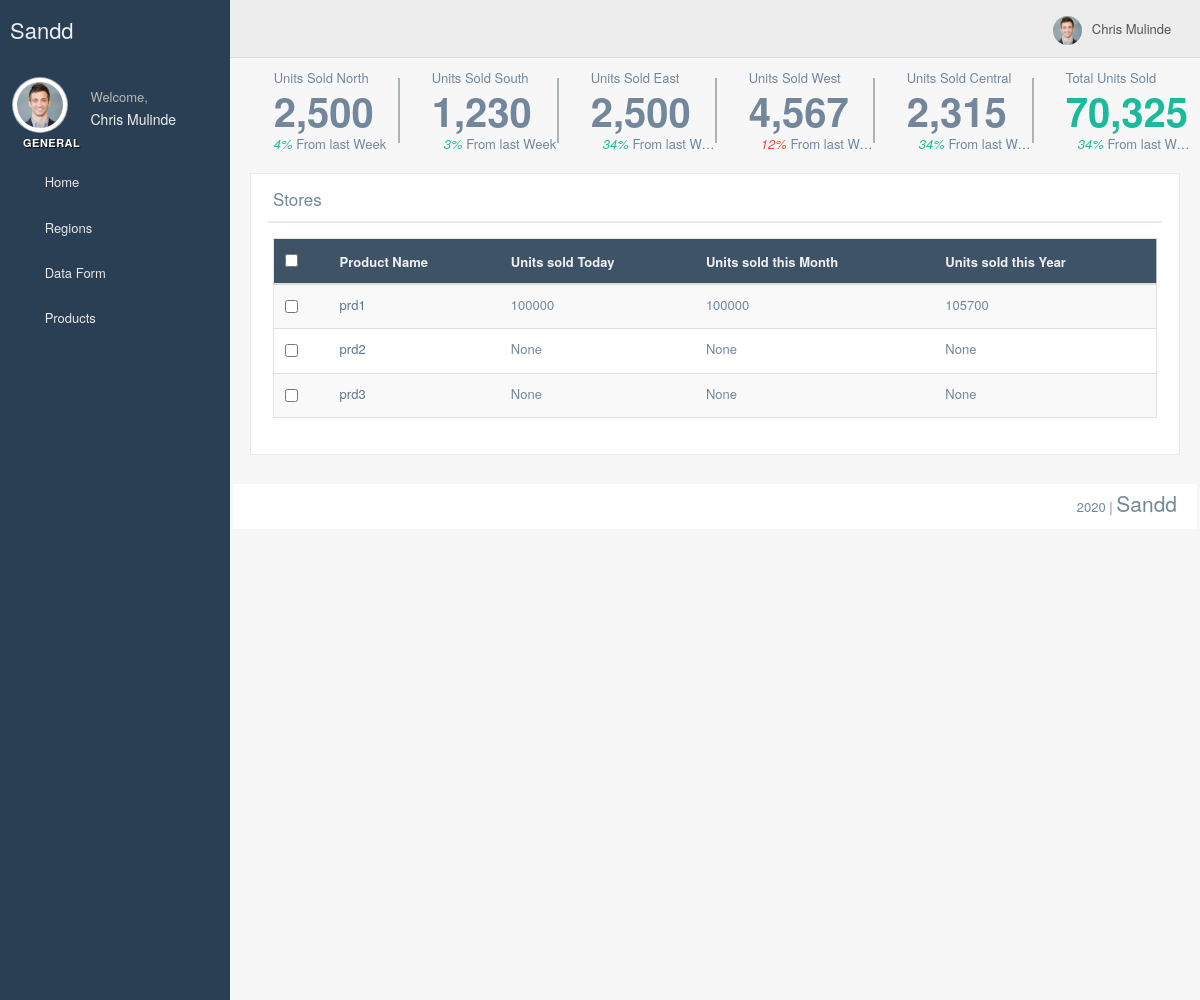
The page /products/0/ on the database its author committed.
### adm/models.py (models this page shows, shortened)
class Product(models.Model):
    name = models.CharField(max_length=20, default="product name")
    unit_price = models.IntegerField()

### adm/views.py (the view)
# urls.py: url(r'^products/(?P<pdt_id>[0-9]?)/$', pdt_page, name='pdt_page'),
def pdt_page(request, pdt_id=None):
    if pdt_id == '0':
        products = Product.objects.all()
    else:
        products = Product.objects.filter(id=int(pdt_id))
    print(pdt_id)
    print(type(pdt_id))
    context = {
        'products':products
    }
    return render(request, 'products.html', context)

### adm/models.py (called while the page is built)
    def __str__(self):
        return self.name

    def pdt_year_count(self, keyword):
        return Stock.objects.filter(product__name=keyword).filter(stock_time__year=datetime.datetime.today().date().year).aggregate(Sum('stock_count'))

    def pdt_month_count(self, keyword):
        return Stock.objects.filter(product__name=keyword).filter(stock_time__month=datetime.datetime.today().date().month).aggregate(Sum('stock_count'))

    def pdt_day_count(self, keyword):
        return Stock.objects.filter(product__name=keyword).filter(stock_time__day=datetime.datetime.today().date().day).aggregate(Sum('stock_count'))

### adm/templatetags/my_tags.py (called while the page is built)
@register.simple_tag
def pdt_year_total(keyword):
	return list(Stock.objects.pdt_year_count(keyword).values())[0]

@register.simple_tag
def pdt_month_total(keyword):
	return list(Stock.objects.pdt_month_count(keyword).values())[0]

@register.simple_tag
def pdt_day_total(keyword):
	return list(Stock.objects.pdt_day_count(keyword).values())[0]

@register.simple_tag
def get_products(keyword=None):
    return Product.objects.all()

@register.simple_tag
def get_all_regions(keyword=None):
    return Location.objects.all()

### adm/templates/products.html (shortened to what this page needs)
{% extends "base.html" %}
{% load static %}
{% load my_tags %}
{% block content %}
<div class="row tile_count">
    <div class="animated flipInY col-md-2 col-sm-4 col-xs-4 tile_stats_count">
        <div class="left"></div>
        <div class="right">
            <span class="count_top">Units Sold North</span>
            <div class="count">2,500</div>
            <span class="count_bottom"><i class="green">4% </i> From last Week</span>
        </div>
    </div>
    <div class="animated flipInY col-md-2 col-sm-4 col-xs-4 tile_stats_count">
        <div class="left"></div>
        <div class="right">
            <span class="count_top">Units Sold South</span>
            <div class="count">1,230</div>
            <span class="count_bottom"><i class="green"><i class="fa fa-sort-asc"></i>3% </i> From last Week</span>
        </div>
    </div>
    <div class="animated flipInY col-md-2 col-sm-4 col-xs-4 tile_stats_count">
        <div class="left"></div>
        <div class="right">
            <span class="count_top">Units Sold East</span>
            <div class="count">2,500</div>
            <span class="count_bottom"><i class="green"><i class="fa fa-sort-asc"></i>34% </i> From last Week</span>
        </div>
    </div>
    <div class="animated flipInY col-md-2 col-sm-4 col-xs-4 tile_stats_count">
        <div class="left"></div>
        <div class="right">
            <span class="count_top">Units Sold West</span>
            <div class="count">4,567</div>
            <span class="count_bottom"><i class="red"><i class="fa fa-sort-desc"></i>12% </i> From last Week</span>
        </div>
    </div>
    <div class="animated flipInY col-md-2 col-sm-4 col-xs-4 tile_stats_count">
        <div class="left"></div>
        <div class="right">
            <span class="count_top"></i> Units Sold Central</span>
            <div class="count">2,315</div>
            <span class="count_bottom"><i class="green"><i class="fa fa-sort-asc"></i>34% </i> From last Week</span>
        </div>
    </div>
    <div class="animated flipInY col-md-2 col-sm-4 col-xs-4 tile_stats_count">
        <div class="left"></div>
        <div class="right">
            <span class="count_top"></i> Total Units Sold</span>
            <div class="count green">70,325</div>
            <span class="count_bottom"><i class="green"><i class="fa fa-sort-asc"></i>34% </i> From last Week</span>
        </div>
    </div>
</div>
<div class="row">
    <div class="col-md-12 col-sm-12 col-xs-12">
            <div class="x_panel">
                <div class="x_title">
                    <h2>Stores <small>{{region}}</small></h2>
                    <div class="clearfix"></div>
                </div>
                <div class="x_content">
                    <table id="example" class="table table-striped responsive-utilities jambo_table">
                        <thead>
                            <tr class="headings">
                                <th>
                                    <input type="checkbox" class="tableflat">
                                </th>
                                <th>Product Name </th>
                                <th>Units sold Today </th>
                                <th>Units sold this Month </th>
                                <th>Units sold this Year </th>
                            </tr>
                        </thead>
                        <tbody>
                            {% for pdt in products %}
                                <tr class="even pointer">
                                    <td class="a-center ">
                                        <input type="checkbox" class="tableflat">
                                    </td>
                                    <td class=" "><a href="/products/{{ pdt.id }}/">{{ pdt.name }}</a></td>
                                    <td class=" ">{% pdt_day_total pdt.name %}</td>
                                    <td class=" ">{% pdt_month_total pdt.name %}</td>
                                    <td class=" ">{% pdt_year_total pdt.name %}</td>
                                </tr>
                            {% endfor %}
                        </tbody>
                    </table>
                </div>
            </div>
        </div>
</div>
<br />
{% endblock %}

### rows shown on the page
Product: name "prd1", name "100000", name "105700"
Product: name "prd2", name "None"
Product: name "prd3", name "None"
